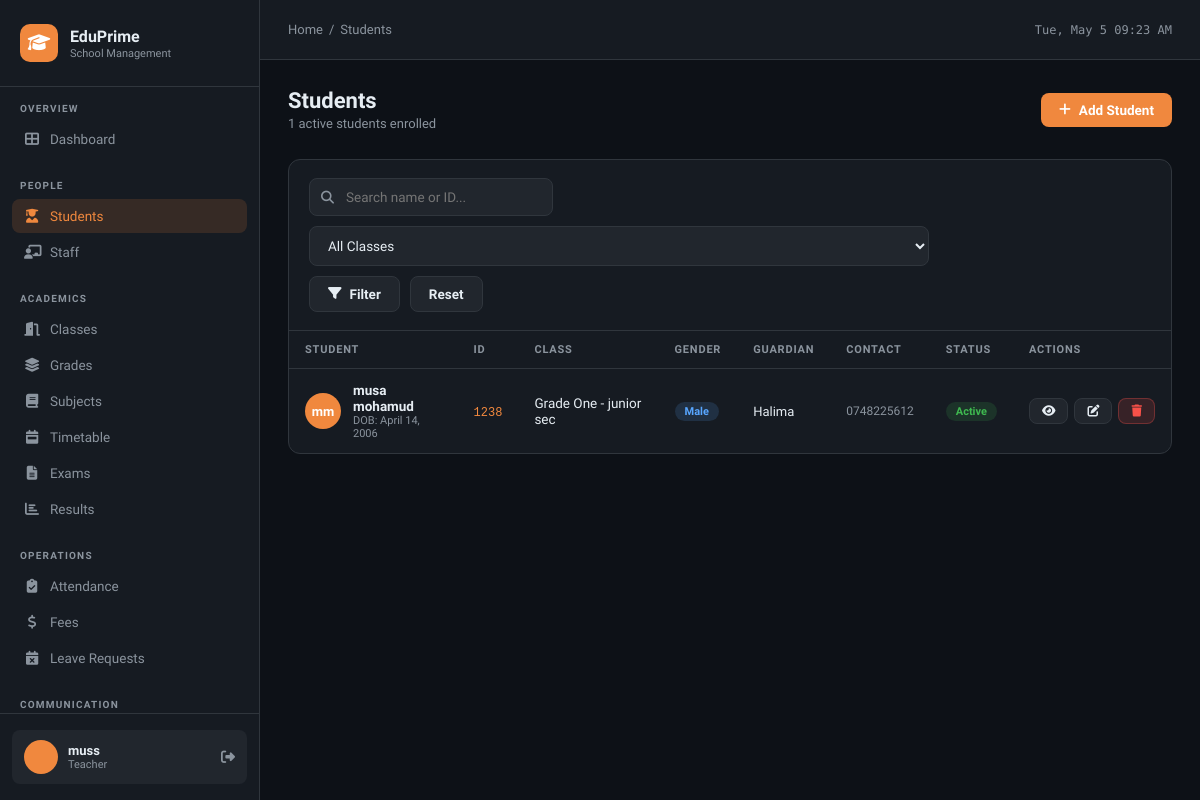
Page /students/ (signed in) on the committed database.
### school/models.py (models this page shows, shortened)
class User(AbstractUser):
    ROLE_CHOICES = [
        ('admin', 'Admin'),
        ('principal', 'Principal'),
        ('teacher', 'Teacher'),
        ('accountant', 'Accountant'),
        ('parent', 'Parent'),
        ('student', 'Student'),
    ]
    role = models.CharField(max_length=20, choices=ROLE_CHOICES, default='teacher')
    phone = models.CharField(max_length=20, blank=True)
    address = models.TextField(blank=True)
    photo = models.ImageField(upload_to='users/', blank=True, null=True)

class Student(models.Model):
    GENDER_CHOICES = [('M', 'Male'), ('F', 'Female')]
    BLOOD_GROUPS = [('A+','A+'),('A-','A-'),('B+','B+'),('B-','B-'),('O+','O+'),('O-','O-'),('AB+','AB+'),('AB-','AB-')]
    user = models.OneToOneField(User, on_delete=models.CASCADE, null=True, blank=True)
    student_id = models.CharField(max_length=20, unique=True)
    first_name = models.CharField(max_length=50)
    last_name = models.CharField(max_length=50)
    date_of_birth = models.DateField()
    gender = models.CharField(max_length=1, choices=GENDER_CHOICES)
    blood_group = models.CharField(max_length=3, choices=BLOOD_GROUPS, blank=True)
    photo = models.ImageField(upload_to='students/', blank=True, null=True)
    section = models.ForeignKey(Section, on_delete=models.SET_NULL, null=True, related_name='students')
    admission_date = models.DateField(default=timezone.now)
    address = models.TextField()
    is_active = models.BooleanField(default=True)
    guardian_name = models.CharField(max_length=100)
    guardian_phone = models.CharField(max_length=20)
    guardian_email = models.EmailField(blank=True)
    guardian_relationship = models.CharField(max_length=50)
    def get_full_name(self):
        return f"{self.first_name} {self.last_name}"

class Section(models.Model):
    grade = models.ForeignKey(Grade, on_delete=models.CASCADE, related_name='sections')
    name = models.CharField(max_length=10)  # e.g. A, B, C
    class_teacher = models.ForeignKey(User, on_delete=models.SET_NULL, null=True, blank=True, related_name='class_sections')
    academic_year = models.ForeignKey(AcademicYear, on_delete=models.CASCADE)
    capacity = models.IntegerField(default=30)
    def __str__(self):
        return f"{self.grade.name} - {self.name}"

class Grade(models.Model):
    name = models.CharField(max_length=50)  # e.g. Grade 1
    description = models.TextField(blank=True)

### school/views.py (the view)
# urls.py: path('students/', views.student_list, name='student_list'),
@login_required
def student_list(request):
    q = request.GET.get('q', '')
    section_id = request.GET.get('section', '')
    students = Student.objects.filter(is_active=True).select_related('section__grade')
    if q:
        students = students.filter(Q(first_name__icontains=q) | Q(last_name__icontains=q) | Q(student_id__icontains=q))
    if section_id:
        students = students.filter(section_id=section_id)
    sections = Section.objects.select_related('grade').all()
    return render(request, 'school/student_list.html', {'students': students, 'sections': sections, 'q': q, 'selected_section': section_id})

### school/templates/school/student_list.html (shortened to what this page needs)
{% extends 'school/base.html' %}
{% block breadcrumb %}<a href="{% url 'dashboard' %}">Home</a> / <a href="{% url 'student_list' %}">Students</a>{% endblock %}
{% block content %}
<div class="page-header">
  <div>
    <div class="page-title">Students</div>
    <div class="page-subtitle">{{ students.count }} active students enrolled</div>
  </div>
  <a href="{% url 'student_add' %}" class="btn btn-primary"><i class="fas fa-plus"></i> Add Student</a>
</div>
<div class="card">
  <div class="card-header">
    <div class="filters" style="margin:0;">
      <form method="get" style="display:flex;gap:10px;flex-wrap:wrap;align-items:center;">
        <div class="search-box">
          <i class="fas fa-search"></i>
          <input class="form-input" type="text" name="q" placeholder="Search name or ID..." value="{{ q }}" style="width:220px;">
        </div>
        <select class="form-input" name="section" style="width:180px;">
          <option value="">All Classes</option>
        </select>
        <button type="submit" class="btn btn-secondary"><i class="fas fa-filter"></i> Filter</button>
        <a href="{% url 'student_list' %}" class="btn btn-secondary">Reset</a>
      </form>
    </div>
  </div>
  <div class="table-wrap">
    <table>
      <thead>
        <tr>
          <th>Student</th><th>ID</th><th>Class</th><th>Gender</th><th>Guardian</th><th>Contact</th><th>Status</th><th>Actions</th>
        </tr>
      </thead>
      <tbody>
        {% for student in students %}
        <tr>
          <td>
            <div style="display:flex;align-items:center;gap:12px;">
              <div class="avatar">
                {% if student.photo %}<img src="{{ student.photo.url }}">{% else %}{{ student.first_name|first }}{{ student.last_name|first }}{% endif %}
              </div>
              <div>
                <div style="font-weight:600;">{{ student.get_full_name }}</div>
                <div style="font-size:11px;color:var(--text2);">DOB: {{ student.date_of_birth }}</div>
              </div>
            </div>
          </td>
          <td><code style="font-size:12px;color:var(--accent);">{{ student.student_id }}</code></td>
          <td>{{ student.section|default:"<span style='color:var(--text2)'>Unassigned</span>" }}</td>
          <td>
            <span class="badge {% if student.gender == 'M' %}badge-blue{% else %}badge-purple{% endif %}">
              {% if student.gender == 'M' %}Male{% else %}Female{% endif %}
            </span>
          </td>
          <td style="font-size:13px;">{{ student.guardian_name }}</td>
          <td style="font-size:12px;color:var(--text2);">{{ student.guardian_phone }}</td>
          <td><span class="badge badge-green">Active</span></td>
          <td>
            <div style="display:flex;gap:6px;">
              <a href="{% url 'student_detail' student.pk %}" class="btn btn-sm btn-secondary"><i class="fas fa-eye"></i></a>
              <a href="{% url 'student_edit' student.pk %}" class="btn btn-sm btn-secondary"><i class="fas fa-edit"></i></a>
              <a href="{% url 'student_delete' student.pk %}" class="btn btn-sm btn-danger"><i class="fas fa-trash"></i></a>
            </div>
          </td>
        </tr>
        {% empty %}
        <tr><td colspan="8"><div class="empty-state"><i class="fas fa-user-graduate"></i><p>No students found</p></div></td></tr>
        {% endfor %}
      </tbody>
    </table>
  </div>
</div>
{% endblock %}

### school/templates/school/base.html (shortened to what this page needs)
<!DOCTYPE html>
<html lang="en">
<head>
<link rel="stylesheet" href="https://cdnjs.cloudflare.com/ajax/libs/font-awesome/6.5.0/css/all.min.css">
</head>
<body>
{% if user.is_authenticated %}
<aside class="sidebar">
  <div class="sidebar-logo">
    <div class="logo-icon"><i class="fas fa-graduation-cap"></i></div>
    <div>
      <div class="logo-text">EduPrime</div>
      <div class="logo-sub">School Management</div>
    </div>
  </div>
  <nav class="sidebar-nav">
    <div class="nav-section">
      <div class="nav-label">Overview</div>
      <a href="{% url 'dashboard' %}" class="nav-item {% if request.resolver_match.url_name == 'dashboard' %}active{% endif %}">
        <i class="fas fa-th-large"></i> Dashboard
      </a>
    </div>
    <div class="nav-section">
      <div class="nav-label">People</div>
      <a href="{% url 'student_list' %}" class="nav-item {% if 'student' in request.resolver_match.url_name %}active{% endif %}">
        <i class="fas fa-user-graduate"></i> Students
      </a>
      <a href="{% url 'staff_list' %}" class="nav-item {% if 'staff' in request.resolver_match.url_name %}active{% endif %}">
        <i class="fas fa-chalkboard-teacher"></i> Staff
      </a>
    </div>
    <div class="nav-section">
      <div class="nav-label">Academics</div>
      <a href="{% url 'class_list' %}" class="nav-item {% if 'class' in request.resolver_match.url_name %}active{% endif %}">
        <i class="fas fa-door-open"></i> Classes
      </a>
      <a href="{% url 'grade_list' %}" class="nav-item {% if 'grade' in request.resolver_match.url_name %}active{% endif %}">
        <i class="fas fa-layer-group"></i> Grades
      </a>
      <a href="{% url 'subject_list' %}" class="nav-item {% if 'subject' in request.resolver_match.url_name %}active{% endif %}">
        <i class="fas fa-book"></i> Subjects
      </a>
      <a href="{% url 'timetable_list' %}" class="nav-item {% if 'timetable' in request.resolver_match.url_name %}active{% endif %}">
        <i class="fas fa-calendar-week"></i> Timetable
      </a>
      <a href="{% url 'exam_list' %}" class="nav-item {% if 'exam' in request.resolver_match.url_name %}active{% endif %}">
        <i class="fas fa-file-alt"></i> Exams
      </a>
      <a href="{% url 'result_list' %}" class="nav-item {% if 'result' in request.resolver_match.url_name %}active{% endif %}">
        <i class="fas fa-chart-bar"></i> Results
      </a>
    </div>
    <div class="nav-section">
      <div class="nav-label">Operations</div>
      <a href="{% url 'attendance_list' %}" class="nav-item {% if 'attendance' in request.resolver_match.url_name %}active{% endif %}">
        <i class="fas fa-clipboard-check"></i> Attendance
      </a>
      <a href="{% url 'fee_list' %}" class="nav-item {% if 'fee' in request.resolver_match.url_name %}active{% endif %}">
        <i class="fas fa-dollar-sign"></i> Fees
      </a>
      <a href="{% url 'leave_list' %}" class="nav-item {% if 'leave' in request.resolver_match.url_name %}active{% endif %}">
        <i class="fas fa-calendar-times"></i> Leave Requests
      </a>
    </div>
    <div class="nav-section">
      <div class="nav-label">Communication</div>
    </div>
  </nav>
  <div class="sidebar-footer">
    <div class="user-card">
      <div class="user-avatar">{{ user.first_name|first|upper }}{{ user.last_name|first|upper }}</div>
      <div>
        <div class="user-name">{{ user.get_full_name|default:user.username }}</div>
        <div class="user-role">{{ user.role }}</div>
      </div>
      <a href="{% url 'logout' %}" class="user-logout" title="Logout"><i class="fas fa-sign-out-alt"></i></a>
    </div>
  </div>
</aside>
{% endif %}
<div class="main">
  {% if user.is_authenticated %}
  <header class="topbar">
    <div class="topbar-breadcrumb">
      {% block breadcrumb %}<a href="{% url 'dashboard' %}">Home</a>{% endblock %}
    </div>
    <div class="topbar-date" id="clock"></div>
  </header>
  {% endif %}
  <div class="content">
    {% block content %}{% endblock %}
  </div>
</div>
</body>
</html>

### rows in the picture
User: get_full_name "muss", role "Teacher"
Student: first_name|first "m", last_name|first "m", get_full_name "musa mohamud", date_of_birth "April 14, 2006", student_id "1238", section "Grade One - junior sec", gender "Male", guardian_name "Halima", guardian_phone "0748225612"

### other values in the picture
{{ students.count }} "1"
